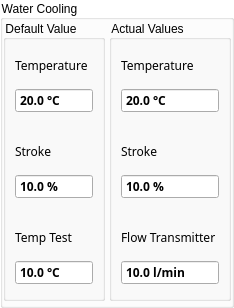
    <widget class="QGroupBox" name="WaterCooling">
     <property name="sizePolicy">
      <sizepolicy hsizetype="Preferred" vsizetype="Fixed">
       <horstretch>0</horstretch>
       <verstretch>0</verstretch>
      </sizepolicy>
     </property>
     <property name="styleSheet">
      <string notr="true">QGroupBox{
    background-color: transparent;
}</string>
     </property>
     <property name="title">
      <string>Water Cooling</string>
     </property>
     <layout class="QGridLayout" name="gridLayout_6">
      <property name="leftMargin">
       <number>0</number>
      </property>
      <property name="topMargin">
       <number>0</number>
      </property>
      <property name="rightMargin">
       <number>0</number>
      </property>
      <property name="bottomMargin">
       <number>4</number>
      </property>
      <property name="spacing">
       <number>4</number>
      </property>
      <item row="0" column="0">
       <widget class="QGroupBox" name="groupBoxWaterCoolingDefaultValues">
        <property name="styleSheet">
         <string notr="true">QGroupBox{
    background-color: transparent;
}</string>
        </property>
        <property name="title">
         <string>Default Value</string>
        </property>
        <layout class="QGridLayout" name="gridLayout_4">
         <property name="leftMargin">
          <number>0</number>
         </property>
         <property name="topMargin">
          <number>0</number>
         </property>
         <property name="rightMargin">
          <number>0</number>
         </property>
         <property name="bottomMargin">
          <number>4</number>
         </property>
         <property name="spacing">
          <number>4</number>
         </property>
         <item row="0" column="0">
          <widget class="ContentBoardItem" name="widgetDashBoardWaterCoolingTemperatureDefault" native="true">
           <property name="minimumSize">
            <size>
             <width>0</width>
             <height>82</height>
            </size>
           </property>
           <property name="maximumSize">
            <size>
             <width>16777215</width>
             <height>82</height>
            </size>
           </property>
           <property name="styleSheet">
            <string notr="true">/*QFrame{
     background:rgb(249,247,248);
     min-height: 80px;
     max-height: 80px;
}

QLabel{
  background:rgb(249,247,248);
  color: rgb(39,51,66);
  font-size: 16px;
  font-family: Siemens Sans;
  min-height: 20px;
  max-height: 20px;
}

QDoubleSpinBox{
  background:rgb(249,247,248);
  color: rgb(39,51,66);
  font-size: 16px;
  font-weight: bold;
  font-family: Siemens Sans;
  min-height: 32px;
  max-height: 32px;
}
*/
QDoubleSpinBox::focus{
 border: 2px solid rgb(0,95,135);
}

</string>
           </property>
           <layout class="QGridLayout" name="gridLayout_49">
            <property name="leftMargin">
             <number>9</number>
            </property>
            <property name="rightMargin">
             <number>9</number>
            </property>
            <item row="2" column="0">
             <widget class="QDoubleSpinBox" name="doubleSpinBoxWaterCoolingTemperatureDefault">
              <property name="font">
               <font>
                <family>Siemens Sans</family>
                <weight>75</weight>
                <bold>true</bold>
               </font>
              </property>
              <property name="toolTip">
               <string>K33 Input</string>
              </property>
              <property name="styleSheet">
               <string notr="true"/>
              </property>
              <property name="wrapping">
               <bool>false</bool>
              </property>
              <property name="frame">
               <bool>true</bool>
              </property>
              <property name="readOnly">
               <bool>false</bool>
              </property>
              <property name="buttonSymbols">
               <enum>QAbstractSpinBox::NoButtons</enum>
              </property>
              <property name="suffix">
               <string> °C</string>
              </property>
              <property name="decimals">
               <number>1</number>
              </property>
              <property name="minimum">
               <double>0.000000000000000</double>
              </property>
              <property name="maximum">
               <double>100.000000000000000</double>
              </property>
              <property name="singleStep">
               <double>0.100000000000000</double>
              </property>
              <property name="value">
               <double>20.000000000000000</double>
              </property>
             </widget>
            </item>
            <item row="0" column="0">
             <widget class="QLabel" name="labelDashBoardWaterCoolingTemperatureDefault">
              <property name="font">
               <font>
                <family>Siemens Sans</family>
               </font>
              </property>
              <property name="styleSheet">
               <string notr="true"/>
              </property>
              <property name="text">
               <string>Temperature</string>
              </property>
             </widget>
            </item>
           </layout>
          </widget>
         </item>
         <item row="1" column="0">
          <widget class="ContentBoardItem" name="widgetDashBoardWaterCoolingDefaultValue" native="true">
           <property name="minimumSize">
            <size>
             <width>0</width>
             <height>82</height>
            </size>
           </property>
           <property name="maximumSize">
            <size>
             <width>16777215</width>
             <height>82</height>
            </size>
           </property>
           <property name="styleSheet">
            <string notr="true">/*QFrame{
     background:rgb(249,247,248);
     min-height: 80px;
     max-height: 80px;
}

QLabel{
  background:rgb(249,247,248);
  color: rgb(39,51,66);
  font-size: 16px;
  font-family: Siemens Sans;
  min-height: 20px;
  max-height: 20px;
}

QDoubleSpinBox{
  background:rgb(249,247,248);
  color: rgb(39,51,66);
  font-size: 16px;
  font-weight: bold;
  font-family: Siemens Sans;
  min-height: 32px;
  max-height: 32px;
}
*/
QDoubleSpinBox::focus{
 border: 2px solid rgb(0,95,135);
}

</string>
           </property>
           <layout class="QGridLayout" name="gridLayout_44">
            <property name="leftMargin">
             <number>9</number>
            </property>
            <property name="rightMargin">
             <number>9</number>
            </property>
            <item row="2" column="0">
             <widget class="QDoubleSpinBox" name="doubleSpinBoxWaterCoolingDefaultValue">
              <property name="font">
               <font>
                <family>Siemens Sans</family>
                <weight>75</weight>
                <bold>true</bold>
               </font>
              </property>
              <property name="toolTip">
               <string>K71 Output</string>
              </property>
              <property name="styleSheet">
               <string notr="true"/>
              </property>
              <property name="wrapping">
               <bool>false</bool>
              </property>
              <property name="frame">
               <bool>true</bool>
              </property>
              <property name="readOnly">
               <bool>true</bool>
              </property>
              <property name="buttonSymbols">
               <enum>QAbstractSpinBox::NoButtons</enum>
              </property>
              <property name="suffix">
               <string> %</string>
              </property>
              <property name="decimals">
               <number>1</number>
              </property>
              <property name="minimum">
               <double>0.000000000000000</double>
              </property>
              <property name="maximum">
               <double>100.000000000000000</double>
              </property>
              <property name="singleStep">
               <double>0.100000000000000</double>
              </property>
              <property name="value">
               <double>10.000000000000000</double>
              </property>
             </widget>
            </item>
            <item row="1" column="0">
             <widget class="QLabel" name="labelDashBoardWaterCoolingDefaultValue">
              <property name="font">
               <font>
                <family>Siemens Sans</family>
               </font>
              </property>
              <property name="styleSheet">
               <string notr="true"/>
              </property>
              <property name="text">
               <string>Stroke</string>
              </property>
             </widget>
            </item>
           </layout>
          </widget>
         </item>
         <item row="2" column="0">
          <widget class="ContentBoardItem" name="widgetDashBoardWaterCoolingCircuitDefaultSensor" native="true">
           <property name="minimumSize">
            <size>
             <width>0</width>
             <height>82</height>
            </size>
           </property>
           <property name="maximumSize">
            <size>
             <width>16777215</width>
             <height>82</height>
            </size>
           </property>
           <property name="styleSheet">
            <string notr="true">/*QFrame{
     background:rgb(249,247,248);
     min-height: 80px;
     max-height: 80px;
}

QLabel{
  background:rgb(249,247,248);
  color: rgb(39,51,66);
  font-size: 16px;
  font-family: Siemens Sans;
  min-height: 20px;
  max-height: 20px;
}

QDoubleSpinBox{
  background:rgb(249,247,248);
  color: rgb(39,51,66);
  font-size: 16px;
  font-weight: bold;
  font-family: Siemens Sans;
  min-height: 32px;
  max-height: 32px;
}
*/
QDoubleSpinBox::focus{
 border: 2px solid rgb(0,95,135);
}

</string>
           </property>
           <layout class="QGridLayout" name="gridLayout_45">
            <property name="leftMargin">
             <number>9</number>
            </property>
            <property name="rightMargin">
             <number>9</number>
            </property>
            <item row="2" column="0">
             <widget class="QDoubleSpinBox" name="doubleSpinBoxWaterCoolingCircuitDefaultSensor">
              <property name="font">
               <font>
                <family>Siemens Sans</family>
                <weight>75</weight>
                <bold>true</bold>
               </font>
              </property>
              <property name="toolTip">
               <string>K70 Output</string>
              </property>
              <property name="styleSheet">
               <string notr="true"/>
              </property>
              <property name="wrapping">
               <bool>false</bool>
              </property>
              <property name="frame">
               <bool>true</bool>
              </property>
              <property name="readOnly">
               <bool>false</bool>
              </property>
              <property name="buttonSymbols">
               <enum>QAbstractSpinBox::NoButtons</enum>
              </property>
              <property name="suffix">
               <string> °C</string>
              </property>
              <property name="decimals">
               <number>1</number>
              </property>
              <property name="minimum">
               <double>0.000000000000000</double>
              </property>
              <property name="maximum">
               <double>1000000.000000000000000</double>
              </property>
              <property name="singleStep">
               <double>0.100000000000000</double>
              </property>
              <property name="value">
               <double>10.000000000000000</double>
              </property>
             </widget>
            </item>
            <item row="0" column="0">
             <widget class="QLabel" name="labelDashBoardWaterCoolingCircuitDefaultSensor">
              <property name="font">
               <font>
                <family>Siemens Sans</family>
               </font>
              </property>
              <property name="styleSheet">
               <string notr="true"/>
              </property>
              <property name="text">
               <string notr="true">Temp Test</string>
              </property>
             </widget>
            </item>
           </layout>
          </widget>
         </item>
        </layout>
       </widget>
      </item>
      <item row="0" column="1">
       <widget class="QGroupBox" name="groupBoxWaterCoolingActualValues">
        <property name="styleSheet">
         <string notr="true">QGroupBox{
    background-color: transparent;
}</string>
        </property>
        <property name="title">
         <string>Actual Values</string>
        </property>
        <layout class="QGridLayout" name="gridLayout_5">
         <property name="leftMargin">
          <number>0</number>
         </property>
         <property name="topMargin">
          <number>0</number>
         </property>
         <property name="rightMargin">
          <number>0</number>
         </property>
         <property name="bottomMargin">
          <number>4</number>
         </property>
         <property name="spacing">
          <number>4</number>
         </property>
         <item row="0" column="0">
          <widget class="ContentBoardItem" name="widgetDashBoardWaterCoolingTemperatureReturn" native="true">
           <property name="minimumSize">
            <size>
             <width>0</width>
             <height>82</height>
            </size>
           </property>
           <property name="maximumSize">
            <size>
             <width>16777215</width>
             <height>82</height>
            </size>
           </property>
           <property name="styleSheet">
            <string notr="true">/*QFrame{
     background:rgb(249,247,248);
     min-height: 80px;
     max-height: 80px;
}

QLabel{
  background:rgb(249,247,248);
  color: rgb(39,51,66);
  font-size: 16px;
  font-family: Siemens Sans;
  min-height: 20px;
  max-height: 20px;
}

QDoubleSpinBox{
  background:rgb(249,247,248);
  color: rgb(39,51,66);
  font-size: 16px;
  font-weight: bold;
  font-family: Siemens Sans;
  min-height: 32px;
  max-height: 32px;
}
*/
QDoubleSpinBox::focus{
 border: 2px solid rgb(0,95,135);
}

</string>
           </property>
           <layout class="QGridLayout" name="gridLayout_48">
            <property name="leftMargin">
             <number>9</number>
            </property>
            <property name="rightMargin">
             <number>9</number>
            </property>
            <item row="2" column="0">
             <widget class="QDoubleSpinBox" name="doubleSpinBoxWaterCoolingTemperatureReturn">
              <property name="font">
               <font>
                <family>Siemens Sans</family>
                <weight>75</weight>
                <bold>true</bold>
               </font>
              </property>
              <property name="toolTip">
               <string>K33 Input</string>
              </property>
              <property name="styleSheet">
               <string notr="true"/>
              </property>
              <property name="wrapping">
               <bool>false</bool>
              </property>
              <property name="frame">
               <bool>true</bool>
              </property>
              <property name="readOnly">
               <bool>true</bool>
              </property>
              <property name="buttonSymbols">
               <enum>QAbstractSpinBox::NoButtons</enum>
              </property>
              <property name="suffix">
               <string> °C</string>
              </property>
              <property name="decimals">
               <number>1</number>
              </property>
              <property name="minimum">
               <double>0.000000000000000</double>
              </property>
              <property name="maximum">
               <double>1000000.000000000000000</double>
              </property>
              <property name="singleStep">
               <double>0.100000000000000</double>
              </property>
              <property name="value">
               <double>20.000000000000000</double>
              </property>
             </widget>
            </item>
            <item row="0" column="0">
             <widget class="QLabel" name="labelDashBoardWaterCoolingTemperatureReturn">
              <property name="font">
               <font>
                <family>Siemens Sans</family>
               </font>
              </property>
              <property name="styleSheet">
               <string notr="true"/>
              </property>
              <property name="text">
               <string>Temperature</string>
              </property>
             </widget>
            </item>
           </layout>
          </widget>
         </item>
         <item row="1" column="0">
          <widget class="ContentBoardItem" name="widgetDashBoardWaterCoolingActualValue" native="true">
           <property name="minimumSize">
            <size>
             <width>0</width>
             <height>82</height>
            </size>
           </property>
           <property name="maximumSize">
            <size>
             <width>16777215</width>
             <height>82</height>
            </size>
           </property>
           <property name="styleSheet">
            <string notr="true">/*QFrame{
     background:rgb(249,247,248);
     min-height: 80px;
     max-height: 80px;
}

QLabel{
  background:rgb(249,247,248);
  color: rgb(39,51,66);
  font-size: 16px;
  font-family: Siemens Sans;
  min-height: 20px;
  max-height: 20px;
}

QDoubleSpinBox{
  background:rgb(249,247,248);
  color: rgb(39,51,66);
  font-size: 16px;
  font-weight: bold;
  font-family: Siemens Sans;
  min-height: 32px;
  max-height: 32px;
}
*/
QDoubleSpinBox::focus{
 border: 2px solid rgb(0,95,135);
}

</string>
           </property>
           <layout class="QGridLayout" name="gridLayout_46">
            <property name="leftMargin">
             <number>9</number>
            </property>
            <property name="rightMargin">
             <number>9</number>
            </property>
            <item row="2" column="0">
             <widget class="QDoubleSpinBox" name="doubleSpinBoxWaterCoolingActualValue">
              <property name="font">
               <font>
                <family>Siemens Sans</family>
                <weight>75</weight>
                <bold>true</bold>
               </font>
              </property>
              <property name="toolTip">
               <string>K32 Input</string>
              </property>
              <property name="styleSheet">
               <string notr="true"/>
              </property>
              <property name="wrapping">
               <bool>false</bool>
              </property>
              <property name="frame">
               <bool>true</bool>
              </property>
              <property name="readOnly">
               <bool>true</bool>
              </property>
              <property name="buttonSymbols">
               <enum>QAbstractSpinBox::NoButtons</enum>
              </property>
              <property name="suffix">
               <string> %</string>
              </property>
              <property name="decimals">
               <number>1</number>
              </property>
              <property name="minimum">
               <double>0.000000000000000</double>
              </property>
              <property name="maximum">
               <double>100.000000000000000</double>
              </property>
              <property name="singleStep">
               <double>0.100000000000000</double>
              </property>
              <property name="value">
               <double>10.000000000000000</double>
              </property>
             </widget>
            </item>
            <item row="0" column="0">
             <widget class="QLabel" name="labelDashBoardWaterCoolingActualValue">
              <property name="font">
               <font>
                <family>Siemens Sans</family>
               </font>
              </property>
              <property name="styleSheet">
               <string notr="true"/>
              </property>
              <property name="text">
               <string>Stroke</string>
              </property>
             </widget>
            </item>
           </layout>
          </widget>
         </item>
         <item row="2" column="0">
          <widget class="ContentBoardItem" name="widgetDashBoardFlowTransmitterWaterCoolingCircuitActualvalue" native="true">
           <property name="minimumSize">
            <size>
             <width>0</width>
             <height>82</height>
            </size>
           </property>
           <property name="maximumSize">
            <size>
             <width>16777215</width>
             <height>82</height>
            </size>
           </property>
           <property name="styleSheet">
            <string notr="true">/*QFrame{
     background:rgb(249,247,248);
     min-height: 80px;
     max-height: 80px;
}

QLabel{
  background:rgb(249,247,248);
  color: rgb(39,51,66);
  font-size: 16px;
  font-family: Siemens Sans;
  min-height: 20px;
  max-height: 20px;
}

QDoubleSpinBox{
  background:rgb(249,247,248);
  color: rgb(39,51,66);
  font-size: 16px;
  font-weight: bold;
  font-family: Siemens Sans;
  min-height: 32px;
  max-height: 32px;
}
*/
QDoubleSpinBox::focus{
 border: 2px solid rgb(0,95,135);
}

</string>
           </property>
           <layout class="QGridLayout" name="gridLayout_47">
            <property name="leftMargin">
             <number>9</number>
            </property>
            <property name="rightMargin">
             <number>9</number>
            </property>
            <item row="2" column="0">
             <widget class="QDoubleSpinBox" name="doubleSpinBoxFlowTransmitterWaterCoolingCircuitActualValue">
              <property name="font">
               <font>
                <family>Siemens Sans</family>
                <weight>75</weight>
                <bold>true</bold>
               </font>
              </property>
              <property name="toolTip">
               <string>K33 Input</string>
              </property>
              <property name="styleSheet">
               <string notr="true"/>
              </property>
              <property name="wrapping">
               <bool>false</bool>
              </property>
              <property name="frame">
               <bool>true</bool>
              </property>
              <property name="readOnly">
               <bool>true</bool>
              </property>
              <property name="buttonSymbols">
               <enum>QAbstractSpinBox::NoButtons</enum>
              </property>
              <property name="suffix">
               <string> l/min</string>
              </property>
              <property name="decimals">
               <number>1</number>
              </property>
              <property name="minimum">
               <double>0.000000000000000</double>
              </property>
              <property name="maximum">
               <double>1000000.000000000000000</double>
              </property>
              <property name="singleStep">
               <double>0.100000000000000</double>
              </property>
              <property name="value">
               <double>10.000000000000000</double>
              </property>
             </widget>
            </item>
            <item row="1" column="0">
             <widget class="QLabel" name="labelDashBoardFlowTransmitterWaterCoolingCircuitActualValue">
              <property name="font">
               <font>
                <family>Siemens Sans</family>
               </font>
              </property>
              <property name="styleSheet">
               <string notr="true"/>
              </property>
              <property name="text">
               <string>Flow Transmitter</string>
              </property>
             </widget>
            </item>
           </layout>
          </widget>
         </item>
        </layout>
       </widget>
      </item>
     </layout>
    </widget>
